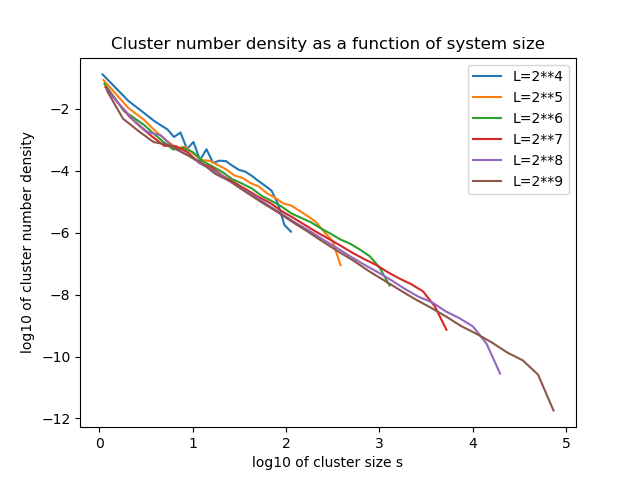

This figure's Python source:
from pylab import *
from scipy.ndimage import measurements
from scipy.stats import linregress
from tqdm import tqdm

no_samples = 1000
pc = 0.59275
ks = np.array([i for i in range(4,10)])
taus = np.zeros(len(ks))

for j, k in enumerate(ks):

    print("L = 2**%d" % k)
    L = 2**k
    sizes = []
    for i in tqdm(range(no_samples)):
        r = rand(L,L)
        z = r < pc
        lw, num = measurements.label(z)
        area = measurements.sum(z, lw, index=arange(lw.max() + 1))
        areaImg = area[lw]
        sliced = measurements.find_objects(areaImg == areaImg.max())

        sliceX = sliced[0][1]
        sliceY = sliced[0][0]
        maxsize = max(sliceX.stop - sliceX.start, sliceY.stop - sliceY.start)
        if(maxsize == L):
            area = area[where(area < area.max())]

        sizes.append(area)
    sizes = np.concatenate(sizes)

    bins = np.logspace(0, np.log2(sizes.max()), 100)
    hist, bin_edges = np.histogram(sizes, bins=bins)
    
    bin_centers = (bins[1:] + bins[:-1])*0.5
    cluster_number_density = hist/(no_samples*L*L*np.diff(bins))
    
    # remove zeros
    mask = np.nonzero(cluster_number_density)
    bin_centers = bin_centers[mask]
    cluster_number_density = cluster_number_density[mask]

    lnc, tau = linregress(np.log10(bin_centers), np.log10(cluster_number_density))[:2]
    taus[j] = tau

    plt.plot(np.log10(bin_centers), np.log10(cluster_number_density), label="L=2**%d" % k)
plt.legend()
plt.title("Cluster number density as a function of system size")
plt.xlabel("log10 of cluster size s")
plt.ylabel("log10 of cluster number density")
plt.savefig("cnd_power2.png")
plt.clf()

plt.plot(ks, taus)
plt.xlabel("log2 of system size L")
plt.ylabel("Exponent tau")
plt.title("Size scaling exponent tau as a function of system size")
plt.savefig("tau_power2.png")
plt.clf()
